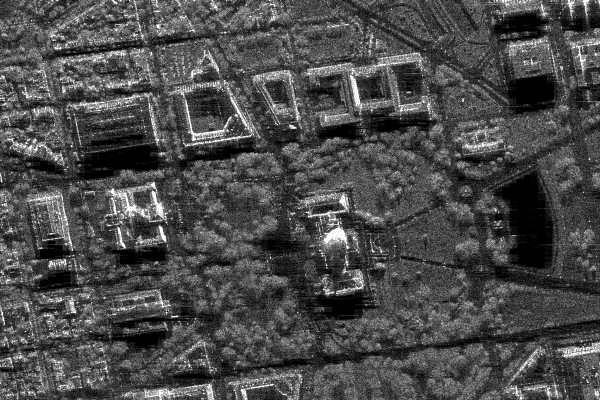
#> input picture lab_7/sar_1_gray.jpg, 600 x 400 px
$ jupyter execute DZ_7_8.ipynb   (shell and % lines are left out)
#> lines starting #> are read from the running program, lines starting #| are printed output that depends on the picture
[cell 1]
import cv2 as cv
import numpy as np
import matplotlib
matplotlib.use("TkAgg")
import matplotlib.pyplot as plt
from collections import Counter

[cell 2]
# 1. Выполните сохранение монохромного изображения в виде текстового или бинарного файла.
image = cv.imread("sar_1_gray.jpg")
#> image is the input picture: shape (400, 600, 3); min 0, max 255, mean 74.9
image_gray = cv.cvtColor(image, cv.COLOR_BGR2GRAY)
_, mono = cv.threshold(image_gray, 128, 255, cv.THRESH_BINARY)
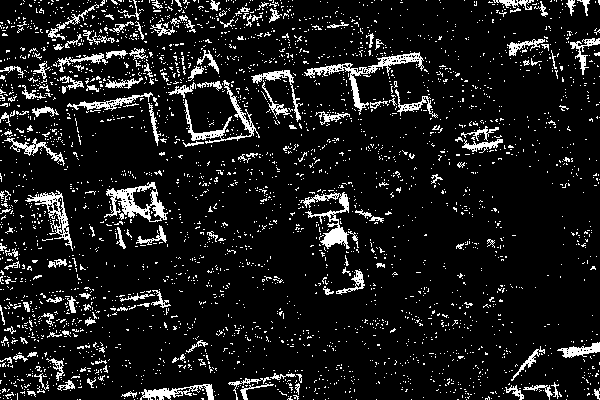
#> mono: shape (400, 600); 10.1% white in thin lines or dots

mono.tofile("mono.bin")
np.savetxt("mono.txt", mono, fmt="%d")

plt.figure(figsize=(12,4))
plt.subplot(1,3,1); plt.imshow(cv.cvtColor(image, cv.COLOR_BGR2RGB)); plt.title("Исходное")
plt.axis("off")
plt.subplot(1,3,2); plt.imshow(image_gray, cmap="gray"); plt.title("Оттенки серого")
plt.axis("off")
plt.subplot(1,3,3); plt.imshow(mono, cmap="gray"); plt.title("Монохромное")
plt.axis("off")
plt.show()

[cell 3]
# 2. Реализуйте алгоритм вейвлет-преобразования Хаара для изображения.

def haar2d(data):
    data = data.astype(np.float32)
    h, w = data.shape
#> h = 400; w = 600
    h -= h % 2
    w -= w % 2
    data = data[:h, :w]

    row_pass = np.zeros_like(data)
    for r in range(h):
        for c in range(0, w, 2):
            row_pass[r, c//2] = (data[r, c] + data[r, c+1]) / 2
            row_pass[r, c//2 + w//2] = (data[r, c] - data[r, c+1]) / 2
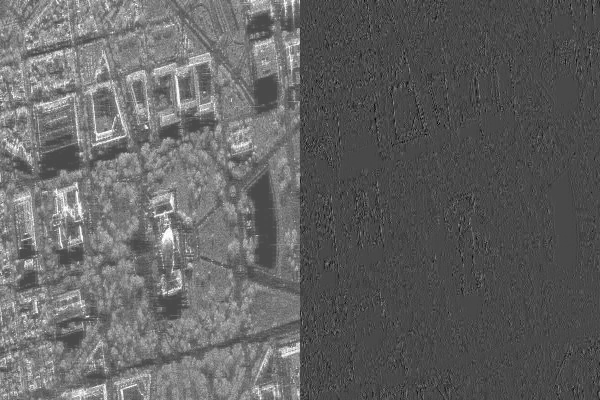
#> row_pass: shape (400, 600) float32; min -102.5, max 255, mean 37.5; drawn with min black and max white

    col_pass = np.zeros_like(row_pass)
    for c in range(w):
        for r in range(0, h, 2):
            col_pass[r//2, c] = (row_pass[r, c] + row_pass[r+1, c]) / 2
            col_pass[r//2 + h//2, c] = (row_pass[r, c] - row_pass[r+1, c]) / 2
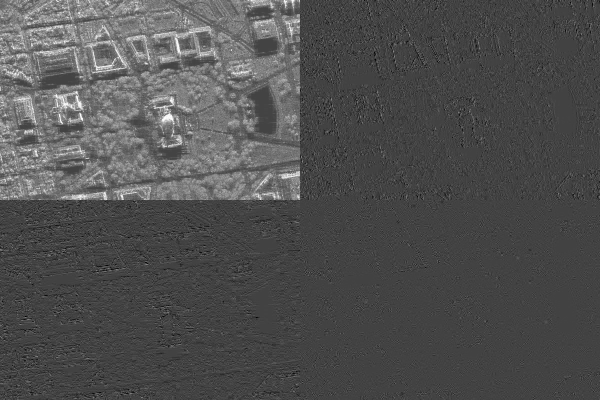
#> col_pass: shape (400, 600) float32; min -90.5, max 254.5, mean 18.7; drawn with min black and max white

    return (
        col_pass[:h//2, :w//2],
        col_pass[:h//2, w//2:],
        col_pass[h//2:, :w//2],
        col_pass[h//2:, w//2:],
        col_pass
    )


LL, LH, HL, HH, full = haar2d(image_gray)
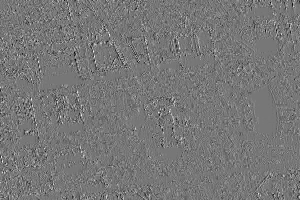
#> LH: shape (200, 300) float32; min -86, max 97.5, mean 0; drawn with min black and max white
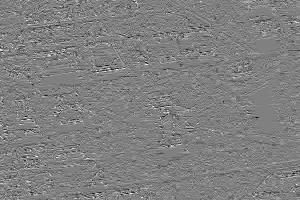
#> HL: shape (200, 300) float32; min -90.5, max 89.5, mean 0.1; drawn with min black and max white
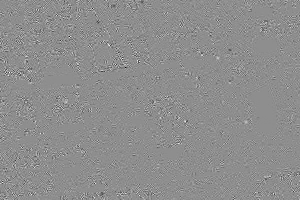
#> HH: shape (200, 300) float32; min -67, max 53.25, mean 0; drawn with min black and max white

plt.figure(figsize=(13, 8))
plt.subplot(2, 3, 1); plt.imshow(cv.cvtColor(image, cv.COLOR_BGR2RGB)); plt.title("Исходное"); plt.axis("off")
plt.subplot(2, 3, 2); plt.imshow(LL, cmap="gray"); plt.title("LL"); plt.axis("off")
plt.subplot(2, 3, 3); plt.imshow(full, cmap="jet"); plt.title("Полное вейвлет-преобразование Хаара"); plt.axis("off")
plt.subplot(2, 3, 4); plt.imshow(LH, cmap="coolwarm"); plt.title("LH"); plt.axis("off")
plt.subplot(2, 3, 5); plt.imshow(HL, cmap="coolwarm"); plt.title("HL"); plt.axis("off")
plt.subplot(2, 3, 6); plt.imshow(HH, cmap="coolwarm"); plt.title("HH"); plt.axis("off")
plt.show()

[cell 4]
# 3. Выполните квантование высокочастотных компонент (прим., количество квантов = 4).

def quantize_block(arr, q_levels = 4):
#> called with q_levels = 4
    mn, mx = np.min(arr), np.max(arr)
#> mn = -86; mx = 97.5
    scale = (mx - mn) / (q_levels - 1)
#> scale = 61.17
    quant = np.round((arr - mn) / scale).astype(int)
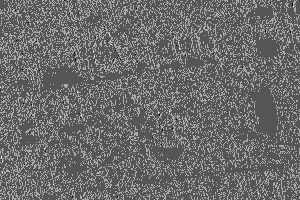
#> quant: shape (200, 300) int64; min 0, max 3, mean 1.26; drawn with min black and max white
    return quant, mn, scale

Q_LH, base_LH, step_LH = quantize_block(LH)
#> base_LH = -86; step_LH = 61.17
Q_HL, base_HL, step_HL = quantize_block(HL)
#> call 2 of quantize_block, with q_levels = 4
#> in quantize_block (call 2), `mn, mx = np.min(arr), np.max(arr)`: mn = -90.5; mx = 89.5
#> in quantize_block (call 2), `scale = (mx - mn) / (q_levels - 1)`: scale = 60
#> in quantize_block (call 2), `quant = np.round((arr - mn) / scale).astype(int)`:
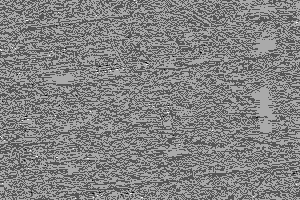
#> quant: shape (200, 300) int64; min 0, max 3, mean 1.54; drawn with min black and max white
#> base_HL = -90.5; step_HL = 60
Q_HH, base_HH, step_HH = quantize_block(HH)
#> call 3 of quantize_block, with q_levels = 4
#> in quantize_block (call 3), `mn, mx = np.min(arr), np.max(arr)`: mn = -67; mx = 53.25
#> in quantize_block (call 3), `scale = (mx - mn) / (q_levels - 1)`: scale = 40.08
#> in quantize_block (call 3), `quant = np.round((arr - mn) / scale).astype(int)`:
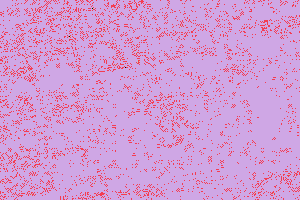
#> quant: shape (200, 300) int64; 4 distinct labels, from 0 to 3; one colour per label, 0 black
#> base_HH = -67; step_HH = 40.08

LH_restored = base_LH + Q_LH * step_LH
HL_restored = base_HL + Q_HL * step_HL
HH_restored = base_HH + Q_HH * step_HH
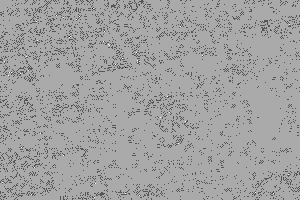
#> HH_restored: shape (200, 300) float64; min -67, max 53.25, mean 9.3; drawn with min black and max white

plt.figure(figsize=(18, 10))

plt.subplot(2, 3, 1)
plt.imshow(LH, cmap="coolwarm")
plt.title("LH до квантования")
plt.axis("off")

plt.subplot(2, 3, 2)
plt.imshow(HL, cmap="coolwarm")
plt.title("HL до квантования")
plt.axis("off")

plt.subplot(2, 3, 3)
plt.imshow(HH, cmap="coolwarm")
plt.title("HH до квантования")
plt.axis("off")

plt.subplot(2, 3, 4)
plt.imshow(LH_restored, cmap="coolwarm")
plt.title("LH после квантования")
plt.axis("off")

plt.subplot(2, 3, 5)
plt.imshow(HL_restored, cmap="coolwarm")
plt.title("HL после квантования")
plt.axis("off")

plt.subplot(2, 3, 6)
plt.imshow(HH_restored, cmap="coolwarm")
plt.title("HH после квантования")
plt.axis("off")

plt.tight_layout()
plt.show()

[cell 5]
# 4. Сохраните получившийся массив значений в текстовый или бинарный файл в порядке LL,
# LH, HL, HH вейвлет-преобразования Хафа. Компоненты LH, HL, HH храните в виде пар
# (значение, количество повторений).
def rle_counter(data):
    flat = data.flatten()
    return [(int(v), int(c)) for v, c in Counter(flat).items()]


rle_LH = rle_counter(Q_LH)
#> rle_LH = [(1, 44250), (2, 15646), (0, 75), (3, 29)]
rle_HL = rle_counter(Q_HL)
#> rle_HL = [(1, 27491), (2, 32380), (3, 65), (0, 64)]
rle_HH = rle_counter(Q_HH)
#> rle_HH = [(2, 54096), (1, 5854), (0, 3), (3, 47)]

with open("haar_rle.txt", "w") as f:
    f.write("LL\n")
    np.savetxt(f, LL.astype(int), fmt="%d")
    f.write("\nLH\n")
    [f.write(f"{v} {c}\n") for v, c in rle_LH]
    f.write("\nHL\n")
    [f.write(f"{v} {c}\n") for v, c in rle_HL]
    f.write("\nHH\n")
    [f.write(f"{v} {c}\n") for v, c in rle_HH]

print("Результат записан в haar_rle.txt")

orig_sz = len(open("mono.txt").read().encode("utf-8"))
comp_sz = len(open("haar_rle.txt").read().encode("utf-8"))

print(f"Исходный текстовый файл: {orig_sz} байт")
print(f"После Хаара + квантования + RLE: {comp_sz} байт")
print(f"Сжатие: {orig_sz/comp_sz:.2f} раз")
